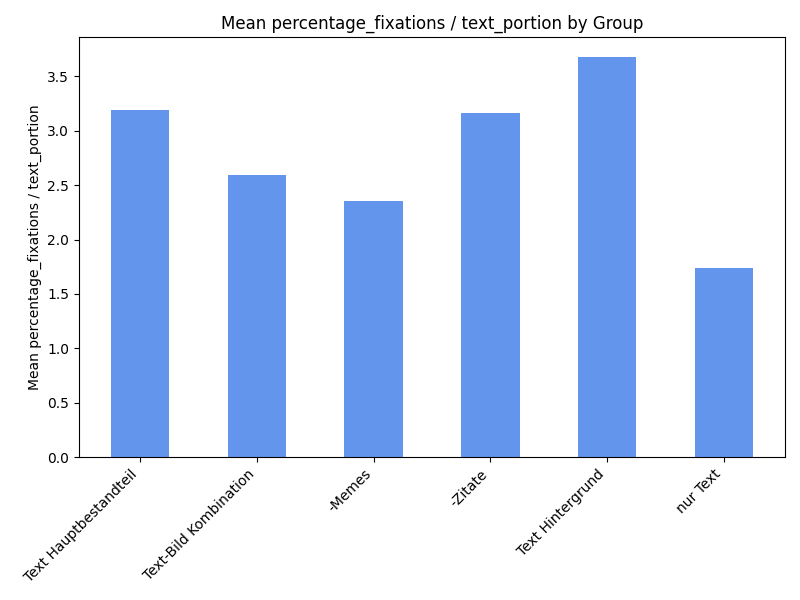
#> input picture code/Text/Visualizatoins/bar_percentage_dev_text_portion.png, 800 x 600 px; its folder holds only this picture in this run
$ python -i Text_analysis.py   (imports and definitions only)
#> lines starting #> are read from the running program, lines starting #| are printed output that depends on the picture
import os
import shutil
import re
import tkinter as tk
from tkinter import filedialog
from PIL import Image, ImageTk
import csv
import statistics
import glob
import pandas as pd
import matplotlib.pyplot as plt
import matplotlib
import pandas as pd
import numpy as np

# Achtung Chaoscode. Enthällt jeglichen Code den ich genutzt habe in einzelnen Funktionen

# Die genaueren Gruppen der Bilder mit Textinhalt sind hier Definiert:
text_hauptbestandteil = [11,12,13,16,17,128,129,130] # The text is the main part of the image. The background is not important.
text_bild_kombination = [33,88,107,108,109,110,11,112,113,114,115,116,117,118,119,120,121,122,123,124,125,126,127,131,132,133,134,135,136,137,138,139,140,141] # Both image and text are important.
text_hintergrund = [15,34,74,76,82,84,85,87,92,99,100,102,106,] # The text is the background of the image. The main part is the image.
nur_text = [142,143,144,146,147,148,149,150,151,152,153] # Consists only of text, no image.
all_ids = set(text_hauptbestandteil + text_bild_kombination + text_hintergrund + nur_text) # Combine all IDs into one set for fast lookup

# memes gehören aufgrund iherer Bild und textbasierter natur immer zu text_bild_kombination. Außerdem sind auch Zitate enthalten,
# die sowohl das Zitat als auch das Bild der Person enthalten. Hier geht es nur um Zitate mit Bild der person, Zitate die lediglich mit einem namen als solches gekennzeichnet sind sind in text_hauptbestandteil enthalten.
# Demnach werden diese beiden kategorieren noch ein mal seperat betrachtet.
memes = [107,108,109,110,112,113,114,115,116,117,118,119,120,121,122,123,124,125,126,127]
quotes = [33,88,131,136,138,140]

#  Moves images from the current_images folder to the Text_pics folder, only if the image ID is in all_ids.
# [118 lines left out: functions move_pics, move_csv, get_picture_area, not called in this run]

# How many percent of the gaze points are inside the areas for each imageID. Checks every person for the given imageID.
def percentage(imageID):
    # Load areas for the given imageID
    areas_file = r"C:/Coding/Python_projects/areas.txt"
    areas = []
    with open(areas_file, "r") as f:
        for line in f:
            line = line.strip()
            if line.startswith(str(imageID) + ":"):
                area_str = line.split(":", 1)[1]
                for area in area_str.split(";"):
                    match = re.match(r"\((\d+),(\d+)\)-\((\d+),(\d+)\)", area)
                    if match:
                        x_start, y_start, x_end, y_end = map(int, match.groups())
                        areas.append((x_start, y_start, x_end, y_end))
                break
    if not areas:
        return 0.0  # No areas found for this image

    # Find all CSV files for the imageID
    csv_folder = r"C:/Coding/Python_projects/text_csv"
    csv_files = []
    for fname in os.listdir(csv_folder):
        if re.search(r"_id0*{}[_\.]".format(imageID), fname) and fname.endswith(".csv"):
            csv_files.append(os.path.join(csv_folder, fname))
    if not csv_files:
        return 0.0  # No CSV files found

    # Check coordinates in all CSV files
    total = 0
    inside = 0
    for csv_file in csv_files:
        with open(csv_file, newline='') as f:
            reader = csv.DictReader(f)
            for row in reader:
                coord = row.get("left_gaze_point_on_display_area")

                if not coord or "," not in coord:
                    continue
                try:
                    x, y = map(float, coord.strip("()").split(","))

                    # gaze points are in range 0-1, convert to pixel coordinates
                    x = x*800
                    y = y*800
                except ValueError as e:
                    print(e.args[0])
                    continue
                total += 1
                for x_start, y_start, x_end, y_end in areas:
                    if x_start < x < x_end and y_start < y < y_end:
                        inside += 1
                        break
    return (inside / total * 100) if total > 0 else 0.0

# Calculates the percentage of gaze points inside the areas for all imageIDs and writes the results to a file.
# [1001 lines left out: functions percentage_all, percentage_fixations, percentage_fixations_all, fix_area, compare, compare_groups and 16 more, not called in this run]

>>> import cv2
>>> picture = cv2.imread('Visualizatoins/bar_percentage_dev_text_portion.png', cv2.IMREAD_GRAYSCALE)
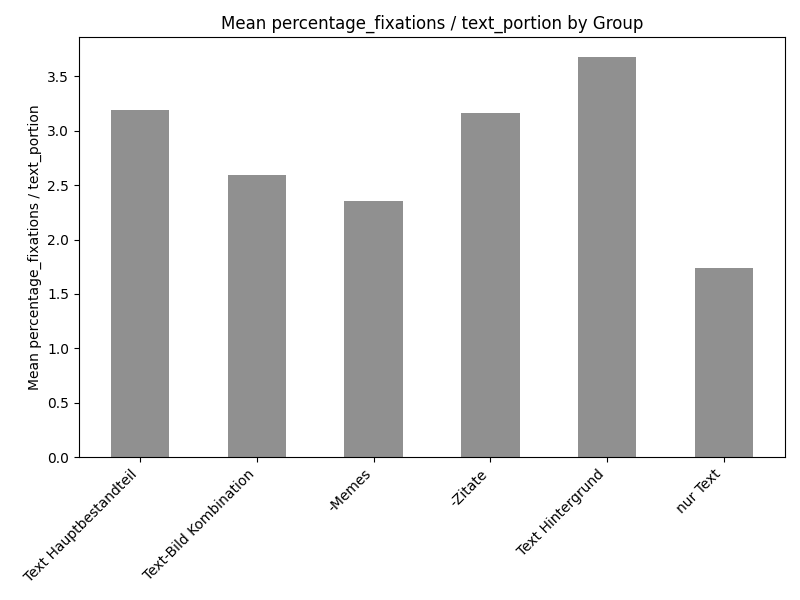
#> picture: shape (600, 800); min 0, max 255, mean 226.7
#> (the run stopped early here; a loop or call above may not have finished)

$ run again, on code/Text/Visualizatoins/fixation_timing.png
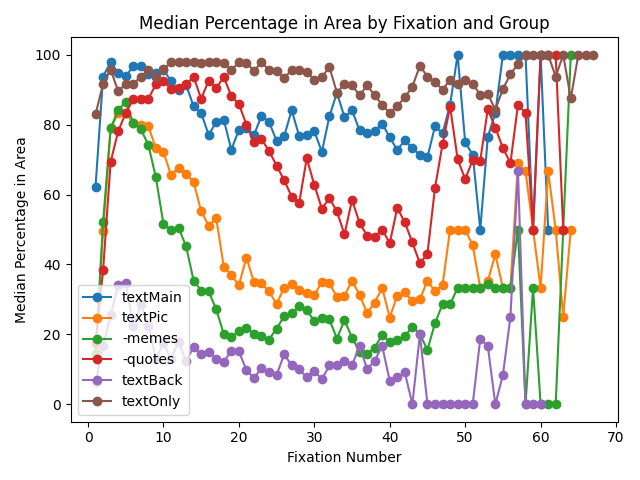
#> input picture code/Text/Visualizatoins/fixation_timing.png, 640 x 480 px
#> `picture = cv2.imread('Visualizatoins/bar_percentage_dev_text_portion.p..`:
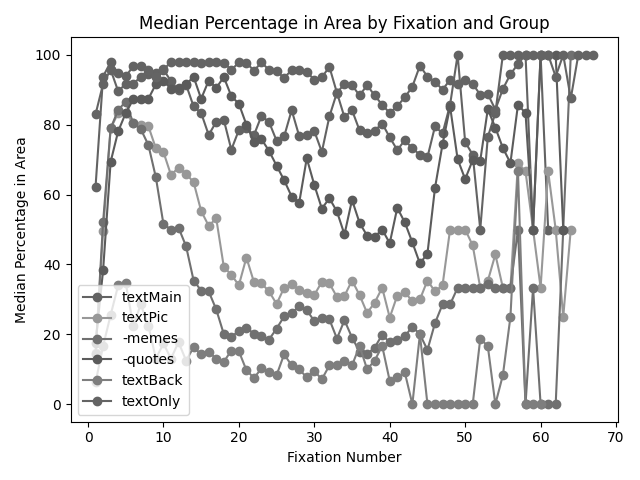
#> picture: shape (480, 640); min 0, max 255, mean 233.3
